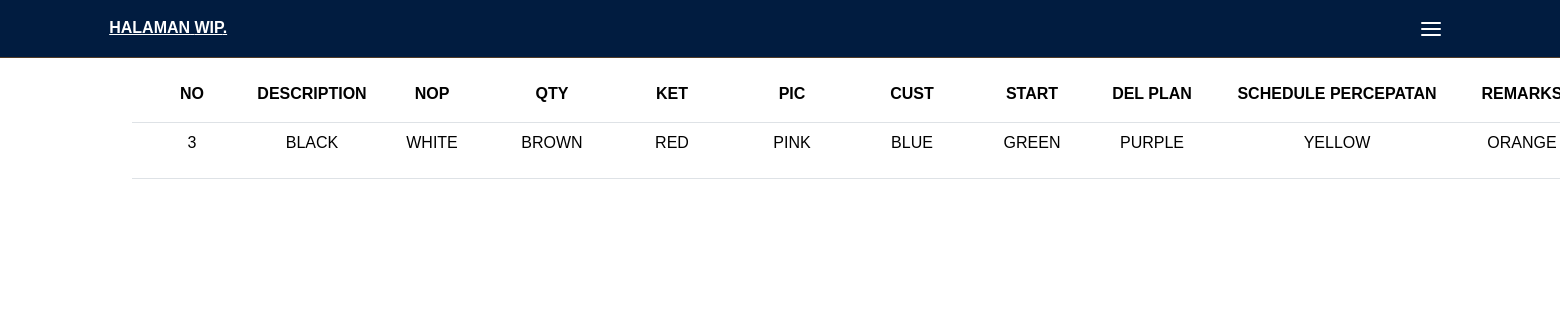
/wip.php, run on an earlier commit of the app's database.
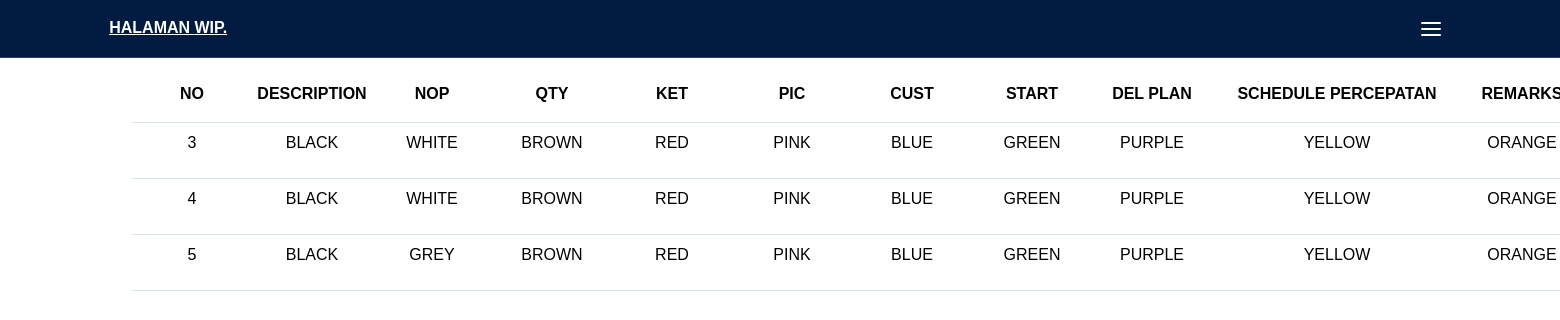
And on a later commit of the database.
### tables this page shows
CREATE TABLE `wip` (
  `id` int(255) NOT NULL,
  `NO` int(255) NOT NULL,
  `DESCRIPTION` varchar(255) NOT NULL,
  `NOP` varchar(255) NOT NULL,
  `QTY` varchar(255) NOT NULL,
  `KET` varchar(255) NOT NULL,
  `PIC` varchar(255) NOT NULL,
  `CUST` varchar(255) NOT NULL,
  `START` varchar(255) NOT NULL,
  `DEL_PLAN` varchar(255) NOT NULL,
  `SCHEDULE_PERCEPATAN` varchar(255) NOT NULL,
  `REMARKS` varchar(255) NOT NULL
);

### wip.php (the view, shortened to what this page needs)
<?php
    include_once("./koneksi.php");
    $query = "SELECT * FROM wip";
    $result = mysqli_query($db, $query);
?>
<!DOCTYPE html>
<html lang="en">
<head>
    <link href="https://cdn.jsdelivr.net/npm/bootstrap@5.3.3/dist/css/bootstrap.min.css" rel="stylesheet">
    <link rel="stylesheet" href="./index.css">
</head>
<body>
    <nav class="navbar">
        <a href="#" class="navbar-logo">HALAMAN<span> WIP</span>.</a>
        <div class="navbar-extra">
            <a href="#" id="hamburger-menu"><i data-feather="menu"></i></a>
        </div>
    </nav>
    <div class="container">
        <table class="table">
            <thead>
                <tr align="center">
                    <th scope="col" class="no">NO</th>
                    <th scope="col" class="description">DESCRIPTION</th>
                    <th scope="col" class="nop">NOP</th>
                    <th scope="col" class="qty">QTY</th>
                    <th scope="col" class="ket">KET</th>
                    <th scope="col" class="pic">PIC</th>
                    <th scope="col" class="cust">CUST</th>
                    <th scope="col" class="start">START</th>
                    <th scope="col" class="del">DEL PLAN</th>
                    <th scope="col" class="schedule">SCHEDULE PERCEPATAN</th>
                    <th scope="col" class="remarks">REMARKS</th>
                </tr>
            </thead>
            <tbody>
                <?php
                        while ($wip = mysqli_fetch_assoc($result)) {
                    ?>
                    <tr align="center">
                        <td class="no"><?php echo htmlspecialchars($wip["NO"]); ?></td>
                        <td class="description"><?php echo htmlspecialchars($wip["DESCRIPTION"]); ?></td>
                        <td class="nop"><?php echo htmlspecialchars($wip["NOP"]); ?></td>
                        <td class="qty"><?php echo htmlspecialchars($wip["QTY"]); ?></td>
                        <td class="ket"><?php echo htmlspecialchars($wip["KET"]); ?></td>
                        <td class="pic"><?php echo htmlspecialchars($wip["PIC"]); ?></td>
                        <td class="cust"><?php echo htmlspecialchars($wip["CUST"]); ?></td>
                        <td class="start"><?php echo htmlspecialchars($wip["START"]); ?></td>
                        <td class="del"><?php echo htmlspecialchars($wip["DEL_PLAN"]); ?></td>
                        <td class="schedule"><?php echo htmlspecialchars($wip["SCHEDULE_PERCEPATAN"]); ?></td>
                        <td class="remarks"><?php echo htmlspecialchars($wip["REMARKS"]); ?></td>
                    </tr>
                <?php } ?>
            </tbody>
        </table>
    </div>
</body>
</html>

### index.css (style rules this page uses)
:root { --primary: #b8e4ff; --bg: #ffffff; }
* { margin: 0; padding: 0; box-sizing: border-box; outline: none; border: none; text-decoration: none; }
html { scroll-behavior: smooth; }
body { font-family: 'Poppins', sans-serif; background-color: var(--bg); min-width: 1000px; }
.navbar { display: flex; justify-content: space-between; align-items: center; padding: 1rem 7%; background-color: #011c40; border-bottom: 1px solid #513c28; position: fixed; top: 0; left: 0; right: 0; z-index: 9999; }
.navbar .navbar-logo { font-weight: 700; color: #ffffff; }
.navbar .navbar-extra a { color: #ffffff; margin: 0 0.5rem; }
.table { margin-top: 50px; }
.table th { padding: 2rem 0% 1rem; }
.table th, .table td { text-align: center; }
.pos, .qty, .remark { min-width: 100px; }
.process, .machine, .nop, .material { min-width: 130px; }
.est, .duration, .status, .prioritas, .date, .start, .end { min-width: 150px; }

### wip.php (style rules this page uses)
.no, .description, .nop, .qty, .ket, .pic, .cust, .start, .del, .remarks { min-width: 120px; }
.schedule { min-width: 250px; }

What changed in the data, as far as the page shows it:
added wip: NO "4", DESCRIPTION "BLACK", NOP "WHITE", QTY "BROWN", KET "RED", PIC "PINK", CUST "BLUE", START "GREEN", DEL_PLAN "PURPLE", SCHEDULE_PERCEPATAN "YELLOW", REMARKS "ORANGE"
added wip: NO "5", DESCRIPTION "BLACK", NOP "GREY", QTY "BROWN", KET "RED", PIC "PINK", CUST "BLUE", START "GREEN", DEL_PLAN "PURPLE", SCHEDULE_PERCEPATAN "YELLOW", REMARKS "ORANGE"
